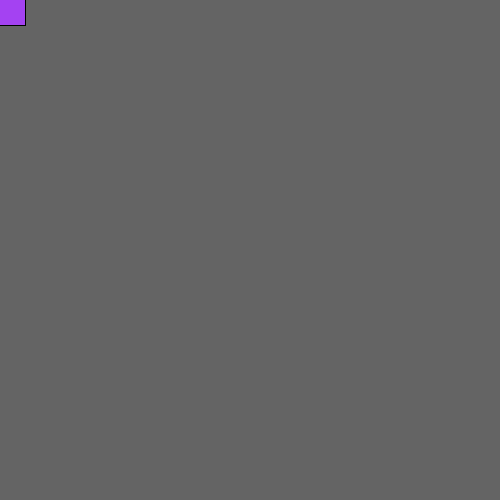
Frame 1 (no input)
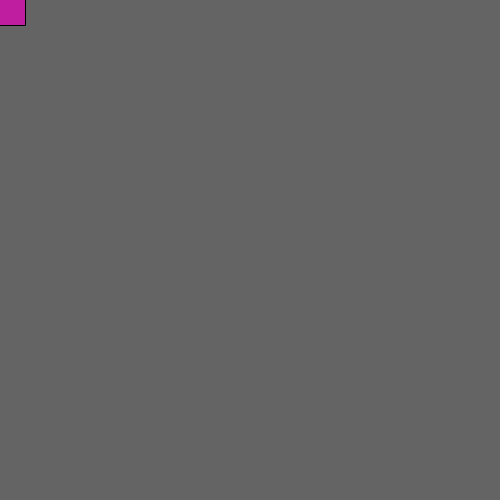
Frame 60 (the mouse pressed at the canvas centre just before this capture)
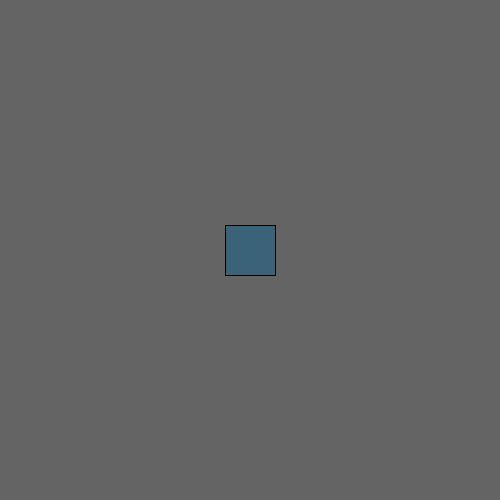
Frame 120 (the mouse held since frame 60 and released just before this capture)

The Processing sketch that drew these frames (run headless with seeded random() and noise(); from frame 60 on, the mouse is pressed at the canvas centre):

// Processing sketch: creating_function
// ── creating_function.pde
void setup() {
  size(500, 500);
}

void draw() {
  background(100);
  randomSq(mouseX, mouseY, 50); 

  if (mouseX>width/2) {
    randomCircle(mouseX-width/3, mouseY, 50);
  }
  
  if(mouseX>0&&mouseX<width/2){
   diamond(mouseX, mouseY-height/3, 50); 
  }
}

void randomSq (int x, int y, int sz) {
  fill(random(255), random(255), random(255));
  //rotate(PI/4);
  rect(x-sz/2, y-sz/2, sz, sz);
}

void randomCircle(int x, int y, int sz) {
  fill(random(255), random(255), random(255));
  ellipse(x, y, sz, sz);
}

void diamond(int x, int y, int sz) {
  fill(random(255), random(255), random(255));
  rotate(PI/4);
  rect(x, y, sz, sz);
}
